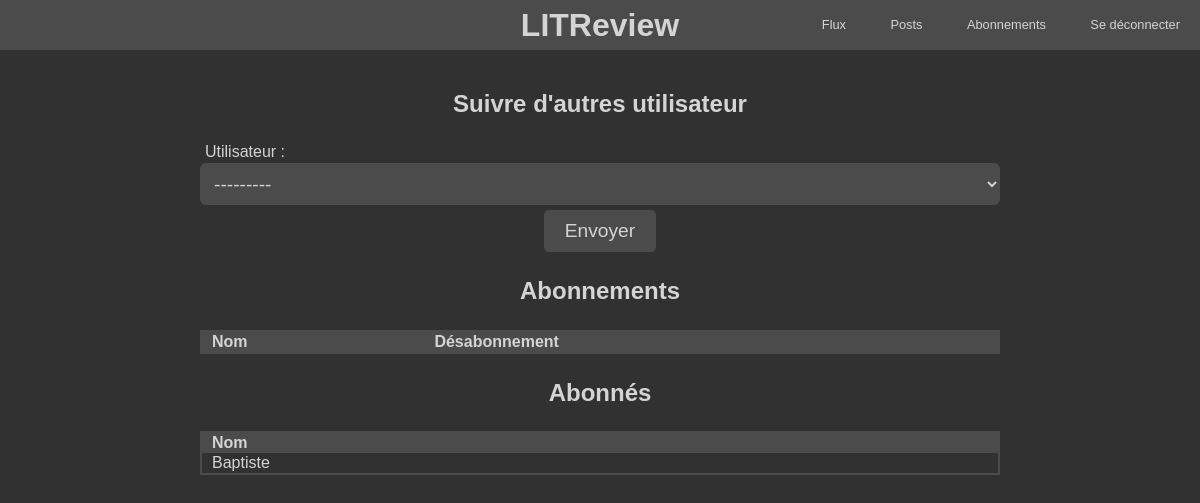
Before: /Accounts/subscribe/ (signed in) with the older database file.
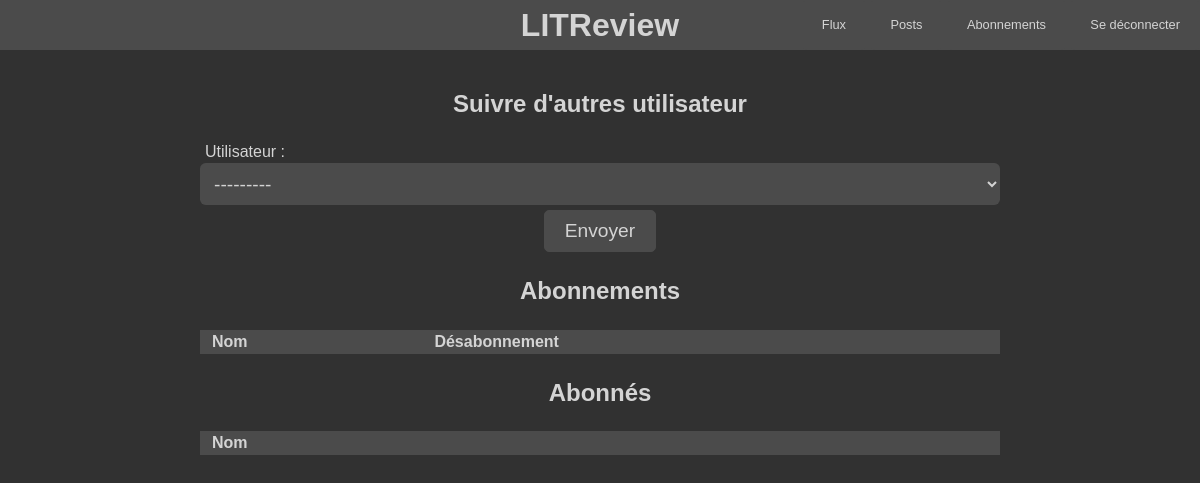
After: the same page with the newer database file.
### Accounts/models.py (models this page shows)
class UserFollows(models.Model):
    user = models.ForeignKey(User, on_delete=models.CASCADE, verbose_name="Utilisateur", related_name="following", default=1)
    followed_user = models.ForeignKey(User, on_delete=models.CASCADE, verbose_name="Utilisateur", related_name="followed_by")
    class Meta:
        unique_together = ("user", "followed_user")

### Accounts/views.py (the view, shortened to what this page needs)
# urls.py: path("subscribe/", SubscribeView.as_view(), name="subscribe"),
class SubscribeView(LoginRequiredMixin, CreateView):
    template_name = "Accounts/subscribe.html"
    model = UserFollows
    form_class = UserFollowForm
    def get_form_kwargs(self):
        kwargs = super(SubscribeView, self).get_form_kwargs()
        kwargs["request"] = self.request
        return kwargs
    def get_context_data(self, **kwargs):
        context = super().get_context_data(**kwargs)
        context["followed_user"] = self.model.objects.filter(user=self.request.user)
        context["follow_me"] = self.model.objects.filter(followed_user=self.request.user)
        print(context)
        return context

### Accounts/forms.py
class UserFollowForm(forms.ModelForm):
    def __init__(self, *args, **kwargs):
        self.request = kwargs.pop("request")
        super(UserFollowForm, self).__init__(*args, **kwargs)
        queryset = User.objects.exclude(username=self.request.user.username)
        userfollow = UserFollows.objects.filter(user=self.request.user)
        print(userfollow)
        for user in userfollow:
            queryset = queryset.exclude(id=user.followed_user.id)
        self.fields["followed_user"].queryset = queryset
    class Meta:
        model = UserFollows
        fields = ["followed_user"]

### Accounts/templates/Accounts/subscribe.html (shortened to what this page needs)
{% extends 'base.html' %}
{% load static %}
{% block content %}
<div class="row center">
    <h2>Suivre d'autres utilisateur</h2>
</div>
<form class="form" method="post">
    <div class="row">
        {{ form.followed_user }}{{ form.followed_user.label_tag }}{{ form.error.followed_user }}
    </div>
    <div class="row center"><input type="submit" value="Envoyer" class="button"></div>
</form>
<div class="row center">
    <h2>Abonnements</h2>
</div>
<div class="table_container">
    <table class="table_style">
        <thead>
            <tr>
                <th>Nom</th>
                <th>Désabonnement</th>
            </tr>
        </thead>
    </table>
</div>
<div class="row center">
    <h2>Abonnés</h2>
</div>
<div class="table_container">
    <table class="table_style">
        <thead>
            <tr>
                <th>Nom</th>
            </tr>
        </thead>
        <tbody>
            {% for user in follow_me %}
            <tr>
                <td>
                    {{ user.user }}
                </td>
            </tr>
            {% endfor %}
        </tbody>
    </table>
</div>
{% endblock content %}

Changed rows visible on the page:
removed UserFollows: user "Baptiste"
